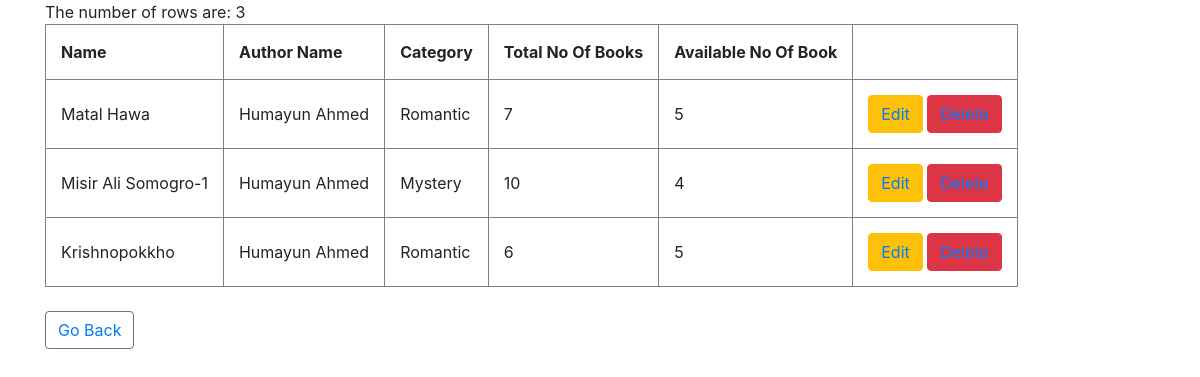
The page /adb.php on the database its author committed.
### tables this page shows
CREATE TABLE `book` (
  `book_id` int(11) NOT NULL,
  `book_name` varchar(50) DEFAULT NULL,
  `author_name` varchar(30) DEFAULT NULL,
  `category` varchar(30) DEFAULT NULL,
  `total_no_of_book` int(11) DEFAULT NULL,
  `available_no_of_book` int(11) DEFAULT NULL
);

### adb.php (the view, shortened to what this page needs)
<?php
$selectquery = "SELECT * FROM book";
$conn = OpenCon();
$runquery =$conn->query($selectquery);
?>
<!doctype html>
<html lang="en">
<head>
	<link rel="stylesheet" href="https://stackpath.bootstrapcdn.com/bootstrap/4.3.1/css/bootstrap.min.css">
</head>
<body>
	<div class="container">
		<div class="row">
			<div class="col-md-12">
				<?php
				echo "The number of rows are: ".$runquery -> num_rows."<br>";
				?>
				<div>
					<table border="1" cellpadding="15">
						<tr>
							<th>Name</th>
							<th>Author Name</th>
							<th>Category</th>
							<th>Total No Of Books</th>
							<th>Available No Of Book</th>
						</tr>
						<?php
						if(($runquery -> num_rows)>0){ ?>
							<?php
							while($resshow = $runquery -> fetch_assoc()){  ?>
								<tr>
									<td><?php echo $resshow['book_name'];?></td>
									<td><?php echo $resshow['author_name'];?></td>
									<td><?php echo $resshow['category'];?></td>
									<td><?php echo $resshow['total_no_of_book'];?></td>
                                    <td><?php echo $resshow['available_no_of_book'];?></td>
									<td>
										<button type="button" class="btn btn-warning"><a href="edit.php?book_id=<?php echo $resshow['book_id'] ?>">Edit</a></button>
										<button type="button" class="btn btn-danger"><a  href="delete.php?book_id=<?php echo $resshow['book_id'] ?>">Delete</a></button>
									</td>
								</tr>
							<?php } ?>
						<?php }else{ ?>
							<tr>
								<td colspan="5" style="text-align: center;"><h4>There is no data in the database!</h4></td>
							</tr>
						<?php } ?>
					</table>
				</div>
				<br>
				<button type="button" class="btn btn-outline-secondary"><a href="admin.php">Go Back</a></button>
			</div>
		</div>
	</div>
</body>
</html>

### rows shown on the page
book: book_name "Matal Hawa", author_name "Humayun Ahmed", category "Romantic", total_no_of_book "7", available_no_of_book "5"
book: book_name "Misir Ali Somogro-1", author_name "Humayun Ahmed", category "Mystery", total_no_of_book "10", available_no_of_book "4"
book: book_name "Krishnopokkho", author_name "Humayun Ahmed", category "Romantic", total_no_of_book "6", available_no_of_book "5"

### other values the page prints
$runquery -> num_rows "3"
